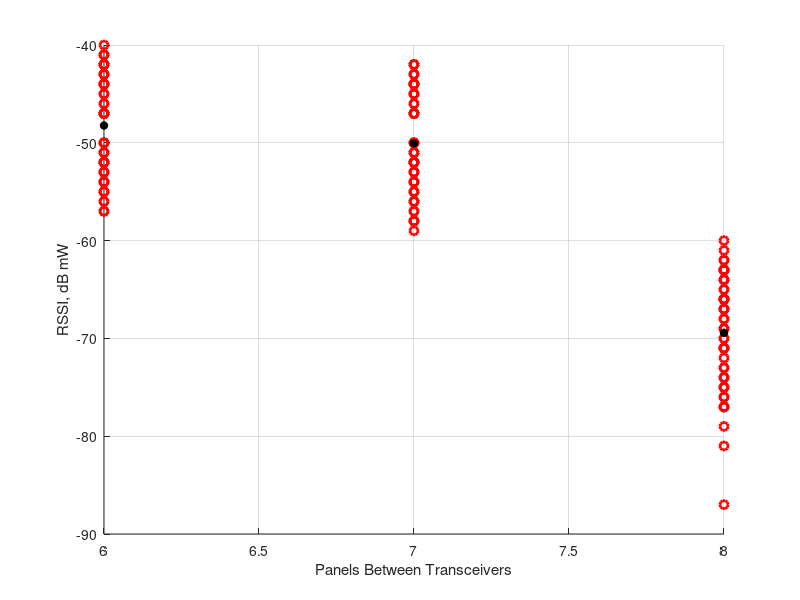
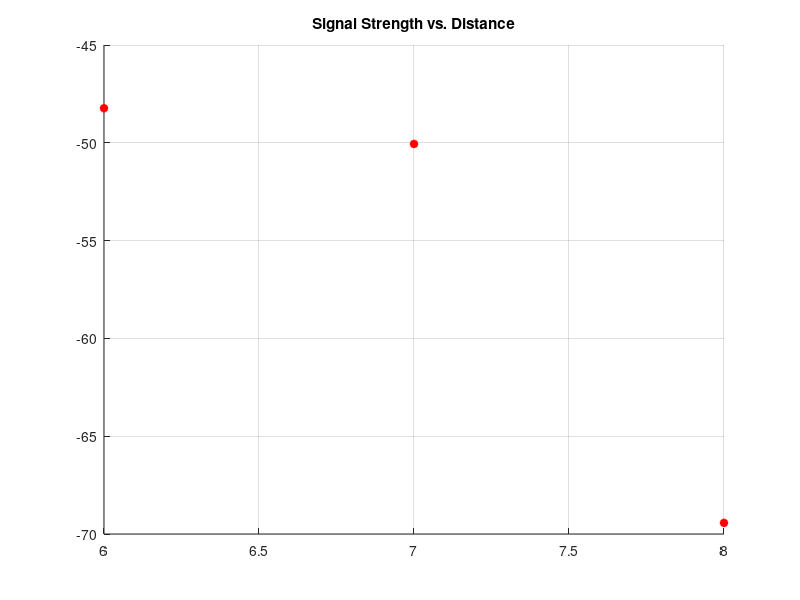

MATLAB code to generate these figures, in order: (Note: this script raises an error after producing the figures.)
%/*
%  FILE: test_fence_view.m
%  VERSION: 1.0.0
%  TEST DATE:
%  DATE: 8 March 2023
%  PROJECT: Distributed Fence Monitor Capstone
%  AUTHORS: Briellyn Braithwaite
%  DESCRIPTION:
%*/

%% Load Data
clearvars
close all
load('fence_N.mat')

%% Error Corrections?

%% Plots

figure, hold on
grid on
plot(databuf.panel, databuf.rssi, 'ro', 'linewidth', 2)
xlabel('Panels Between Transceivers')
ylabel('RSSI, dB mW')

% plot mean at each panel
for p=min(databuf.panel):max(databuf.panel)
    acc = 0;
    n = 0;
    for m = 1:length(databuf.panel)
        if(databuf.panel(m) == p)
            acc = acc + databuf.rssi(m);
            n = n + 1;
        end
    end
    if(n > 0)
        plot(p, acc/n, 'k*', 'linewidth', 2)
    end
end
%% Plots

figure, hold on
grid on

x = databuf.panel;
y = databuf.rssi;

% plot mean at each panel only
for p=min(databuf.panel):max(databuf.panel)
    acc = 0;
    n = 0;
    for m = 1:length(databuf.panel)
        if(databuf.panel(m) == p)
            acc = acc + databuf.rssi(m);
            n = n + 1;
        end
    end
    if(n > 0)
        plot(p, acc/n, 'r*', 'linewidth', 2)
    end
end

title('Signal Strength vs. Distance')
subtitle('Configuration: Ch.1 on SF7BW125, 3 Samples')
xlabel('Distance Between Transceivers (Panels)')
ylabel('Mean RSSI (dB mW)')
xticks(0:1:25)
yticks(-120:5:-45)